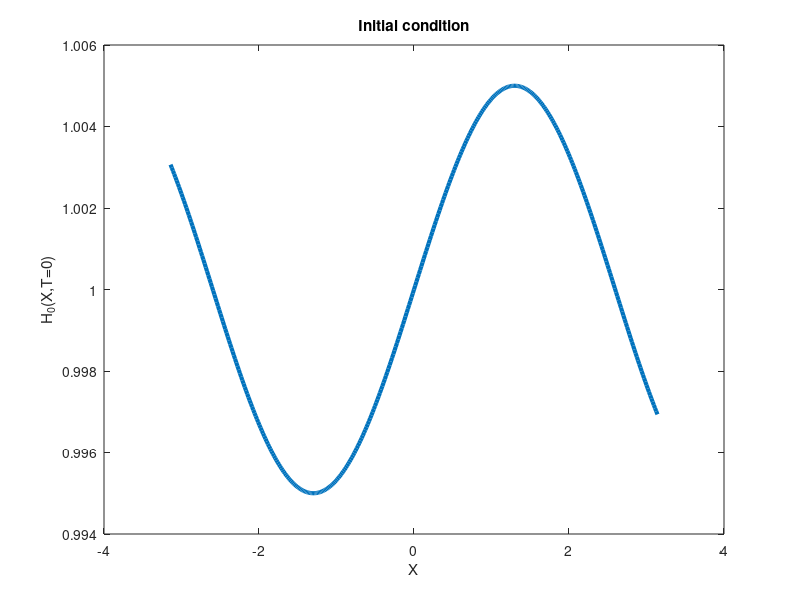

Source code (MATLAB): (Note: this script raises an error after producing the figure.)
clear all
close all
%main file
global dx Bo grav
%%%%%%mesh%%%%%%%%
L=2*pi;%st?rrelsen p? domenet
n=400+1;%gridpunkt
dx=L/(n-1);%gridst?rrelse
x=-L/2:dx:L/2;%x-koordinat
grav=-1.0;%retningen p? gravitasjonskraften
%%%%%%%%%%%%%%%

%%%%parameters%%%%
%%%%%%%%%%%%%%%%%%%
Bo=1;%Bond tall
ki=(1.1)^2;%b?lgetallet til forstyrrelsen/perturbasjonen
ki2=(0.9)^2;%b?lgetallet til forstyrrelsen/perturbasjonen
%%%%%%%%%%%%%%%%%%
h0=1+0.005*sin(ki*x);
h02=1+0.005*sin(ki2*x);


figure(1919)
set(gca,'Fontname','Times New Roman','FontSize',30)
plot(x,h0,'LineWidth',3)
xlabel('X')
ylabel('H_0(X,T=0)')
title('Initial condition')

options = odeset('RelTol',1e-8,'AbsTol',1e-8,'InitialStep', 1.0e-4);
[t,H] = ode15s(@currentrhs,[0 600],h0,options);
[t2,H2] = ode15s(@currentrhs,[0 600],h02,options);
%tids integrator + numerisk diskretisering av ligningen 
%t=tid, H=H(X,t)=overflaten   

    for i=2:length(H2(:,1))
        T = 600;
        plot(x/(T^(1/5)),H(i,:)/(T^(-1/5)),'g',x/(T^(1/5)),H2(i,:)/(T^(-1/5)),'r','LineWidth',3)
        xlabel('X')
        ylabel('H(X,T)')
        legend('Stabil','Ustabil')
      %  axis([-3*pi 3*pi 0 0.2])
        pause(0.01)
    end